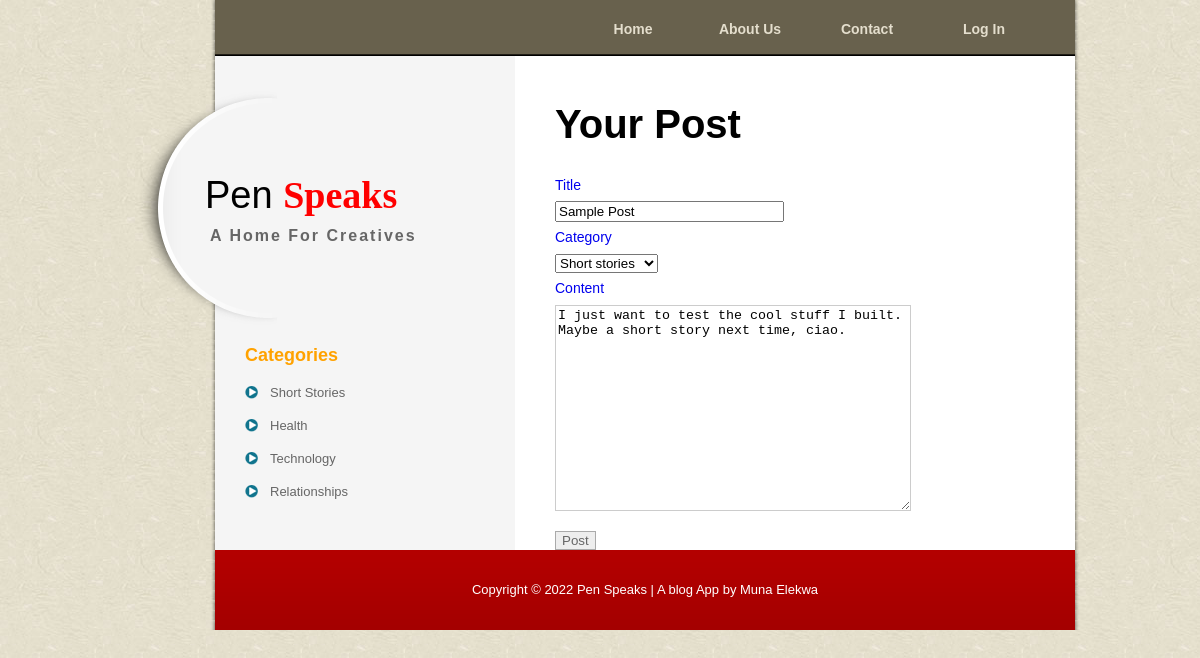
The page /post/1/update on the database its author committed.
### models.py (models this page shows, shortened)
class Blogpost(db.Model):
    id = db.Column(db.Integer, primary_key=True)
    title = db.Column(db.String(255), nullable=False)
    content = db.Column(db.Text, nullable=False)
    category = db.Column(db.String(255), nullable=False)
    date_posted = db.Column(db.DateTime, nullable=False, default=datetime.utcnow)
    user_id = db.Column(db.Integer, db.ForeignKey('user.id'))

### app.py (the view, shortened to what this page needs)
@app.route('/post/<int:post_id>/update', methods=['GET', 'POST'])
def edit_post(post_id):
    post = Blogpost.query.get_or_404(post_id)
    form = PostForm()
    form.title.data = post.title
    form.category.data = post.category
    form.content.data = post.content
    return render_template('post.html', post=post, form=form)

### forms.py
class PostForm(FlaskForm):
    title = StringField('Title', validators=[DataRequired()])
    category= SelectField('Category', validators=[DataRequired()], choices=['Short stories', 'Relationships', 'Health', 'Technology', 'others'])
    content = TextAreaField('Content', validators=[DataRequired()])
    submit = SubmitField('Post')

### templates/post.html (shortened to what this page needs)
{% extends 'layout.html' %}
{% block nav %}
{% if current_user.is_authenticated %}
    <ul>
        <li><a href="/">Home</a></li>
        <li><a href="/about">About Us</a></li>
        <li><a href="/contact">Contact</a></li>
        <li><a href="/my posts">Posts</a></li>
        <li><a href="/login">Log Out</a></li>
    </ul>
{% else %}
    <ul>
        <li><a href="/">Home</a></li>
        <li><a href="/about">About Us</a></li>
        <li><a href="/contact">Contact</a></li>
        <li><a href="/login">Log In</a></li>
    </ul>
{% endif %}
{% endblock nav %}
{% block content %}
<h1>Your Post</h1>
<div id="contact_form">
    <form method="POST" action="#">
        <div class="loginFm">
            <div class="login-form">
                {{ form.title.label }}
                {{ form.title }}
            </div>
            <div class="login-form">
                {{ form.category.label }}
                {{ form.category }}
            </div>
            <div class="login-form">
                {{ form.content.label }}
                {{ form.content(class = 'msg_field') }}
            </div>
            <div>
                {{ form.submit(class="login-btn") }}
            </div>
        </div>
    </form>
</div>
{% endblock content %}

### static/style.css (style rules this page uses)
body { margin: 0px; padding: 0px; color: #666; font-family: Helevetica,Arial,sans-serif; font-size: 13px; line-height:1.5em; background-image: url(images/templatemo_body.jpg); background-repeat: repeat; }
a, a:link, a:visited { text-decoration: none; }
h1 { font-size: 40px; font-weight: bold; margin: 0 0 30px 0; padding: 5px 0; color: #000; }
#templatemo_menu ul { float: right; margin: 0; padding: 0; list-style: none; }
#templatemo_menu ul li { padding: 0px; margin: 0px; display: inline; }
#templatemo_menu ul li a { float: left; display: block; width: 112px; height: 48px; padding: 0; margin: 0 5px 0 0 ; font-size: 14px; text-align: center; text-decoration: none; color: #e4decd; font-weight: bold; outline: none; border: none; }
#contact_form form { margin: 0px; padding: 0px; }
#contact_form form label { display: block; width: 100px; margin-right: 10px; font-size: 14px; }
#contact_form form textarea { width: 350px; height: 200px; background: #fff; border: 1px solid #ccc; }
.login-form input { width: 45%; }
.login-form label { display: block; width: 100px; margin-right: 10px; font-size: 14px; padding: 6px 0; }
.loginFm, .login-btn { margin: 0, auto; }
.login-btn { margin-top: 3%; background: #EEEEEE; border: 1px solid #AAAAAA; color: #666666; }

### rows shown on the page
Blogpost: title "Sample Post", category "Short stories", content "I just want to test the cool stuff I built. Maybe a short story next time, ciao."
